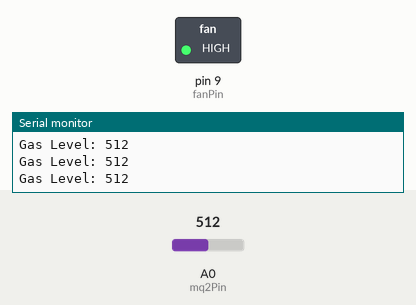
This sketch was run on a simulated Arduino Uno, built with avr-gcc and run on an emulated ATmega328P. Shown: switched loads named in the sketch (green lamp = pin HIGH), the last lines printed to the serial monitor. The test bench sets the inputs (shaded band); at power-on: A0 (mq2Pin) = 512.

Above: at 1.3 s.
1.4 s: A0 (mq2Pin) set to 409
2.9 s: A0 (mq2Pin) set to 390
At 4.0 s:
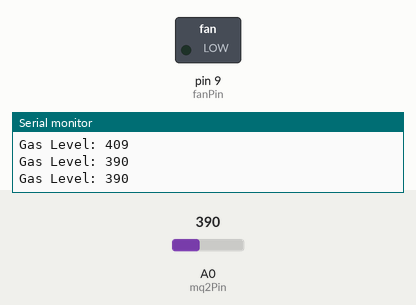
4.5 s: A0 (mq2Pin) set to 410
At 5.2 s:
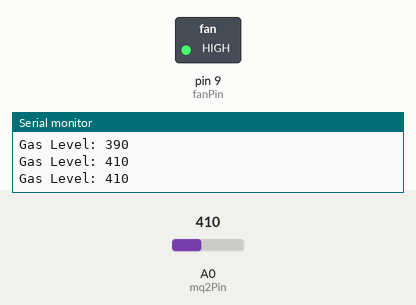
6.0 s: A0 (mq2Pin) set to 306
At 6.4 s:
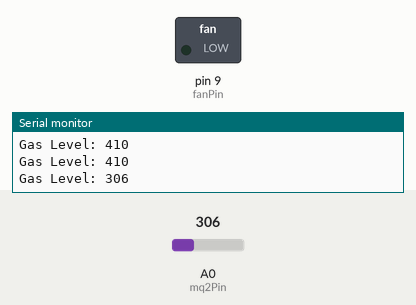
Timing chart, 0 to 8.5 s (numbered marks = the images above; inputs shaded):
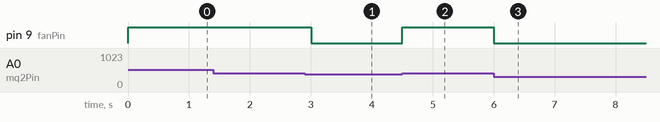

Measured:
- the behaviour switches between 401 and 400 on A0 (mq2Pin) (found by bisection; images 0 and 1)
- after the input at 2.9 s, pin 9 (fanPin): HIGH → LOW after 0.10 s
- after the input at 4.5 s, pin 9 (fanPin): LOW → HIGH at once
- after the input at 6.0 s, pin 9 (fanPin): HIGH → LOW at once

The sketch:

bcsir_project_26_01.ino
```cpp
int mq2Pin = A0; // Analog pin for MQ2
int fanPin = 9; // Digital pin for buzzer
int threshold = 400; // Set sensitivity threshold

void setup() {
  pinMode(fanPin, OUTPUT);
  Serial.begin(9600);
}

void loop() {
  int sensorValue = analogRead(mq2Pin);
  Serial.print("Gas Level: ");
  Serial.println(sensorValue);

  if (sensorValue > threshold) {
    digitalWrite(fanPin, HIGH); // Alarm on
  } else {
    digitalWrite(fanPin, LOW); // Alarm off
  }
  delay(500);
}
```
